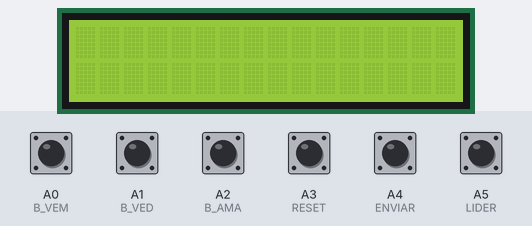
Bench run of a sketch on a simulated Arduino Mega 2560, built with avr-gcc and run on an emulated ATmega2560. On the bench: 16×2 character LCD. The test bench sets the inputs (shaded band); at power-on: A0 (B_VEM), A1 (B_VED), A2 (B_AMA), A3 (RESET), A4 (ENVIAR), A5 (LIDER) HIGH.

Above: at 1.2 s.
1.3 s: A0 (B_VEM) pulled LOW for 0.15 s
At 2.5 s:
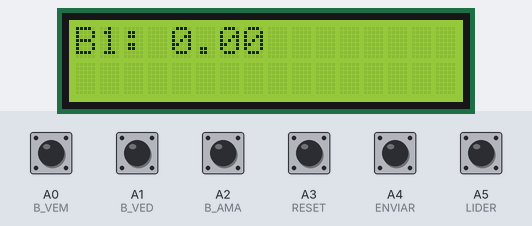
2.9 s: A3 (RESET) pulled LOW for 0.15 s
At 4.1 s:
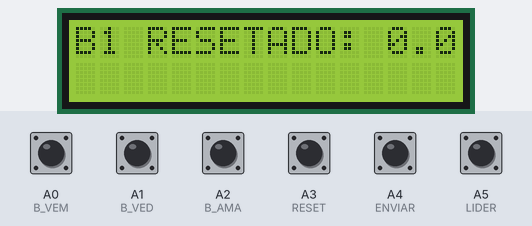
4.5 s: A5 (LIDER) pulled LOW for 0.15 s
At 5.1 s:
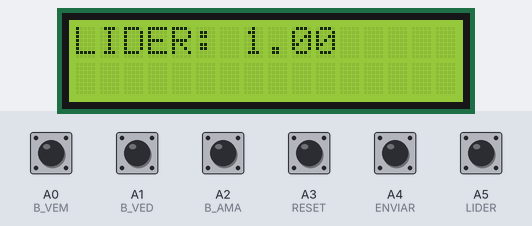
6.1 s: A1 (B_VED) pulled LOW for 0.15 s
At 7.3 s:
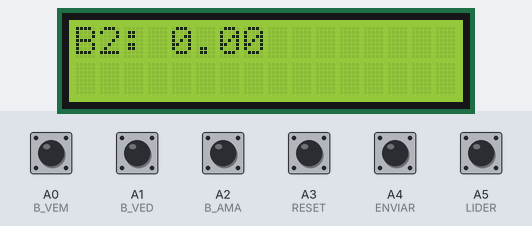
7.7 s: A2 (B_AMA) pulled LOW for 0.15 s
At 8.7 s:
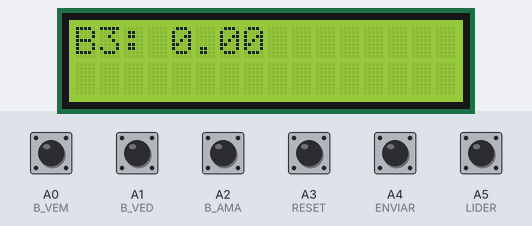
9.3 s: A3 (RESET) pulled LOW for 1 s
At 10.2 s:
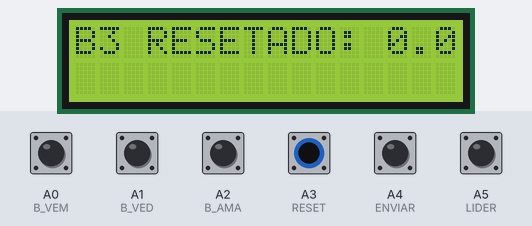
Timing chart, 0 to 12.3 s (numbered marks = the images above; inputs shaded):
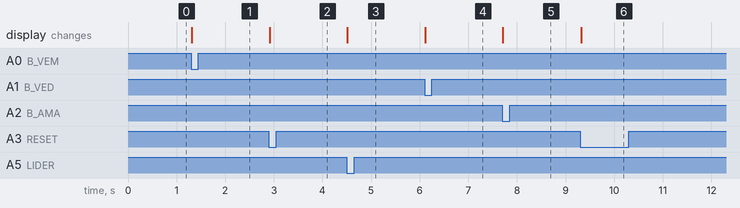

Measured:
- after the input at 1.3 s, the display: changes at once (image 1)
- after the input at 2.9 s, the display: changes at once (image 2)
- after the input at 4.5 s, the display: changes at once (image 3)
- after the input at 6.1 s, the display: changes at once (image 4)
- after the input at 7.7 s, the display: changes at once (image 5)
- after the input at 9.3 s, the display: changes at once (image 6)

The sketch:

sketch.ino
```cpp
// Lhaíslla E. Cavalcanti
// Objetivo: Coletar dado da Balança de aditivos

//Bibliotecas para armazenar em um cartão de memória

#include <SPI.h>
#include <Wire.h>
#include <LiquidCrystal_I2C.h>
#include <SD.h>
#include "RTClib.h"

RTC_DS1307 rtc; // Inicializa o objeto para o RTC DS3231

LiquidCrystal_I2C lcd(0x27, 16, 2);  // Endereço 0x27 para o LCD 16x2
#define B_VEM     A0
#define B_VED     A1
#define B_AMA     A2
#define RESET     A3
#define ENVIAR    A4
#define LIDER     A5
#define CS_PIN    10

File dataFileB1;
File dataFileB2;
File dataFileB3;

float b1 = 0.0;
float b2 = 0.0;
float b3 = 0.0;
int lider = 0;
int ultimoBotaoPressionado = -1;
int contadorB1 = 0;
int contadorB2 = 0;
int contadorB3 = 0;
float somaB1 = 0.0;
float somaB2 = 0.0;
float somaB3 = 0.0;
bool enviado = false;

void atualizarLCD(String prefixo, float valor) {
  lcd.clear();
  lcd.setCursor(0, 0);
  lcd.print(prefixo);
  lcd.print(valor, 2);  // Ajusta a precisão dos floats para 2 casas decimais
}

void exibirErroSD(String mensagem) {
  lcd.clear();
  lcd.print("Erro no cartao SD:");
  lcd.setCursor(0, 1);
  lcd.print(mensagem);
}

void gravarNoSD(String nomeArquivo, int contador, float valor, float soma) {
  File arquivo = SD.open(nomeArquivo, FILE_WRITE);
  if (arquivo) {
    arquivo.print(nomeArquivo.substring(0, 2) + "/" + nomeArquivo.substring(3, 5) + "/" + nomeArquivo.substring(6, 10) + "_");
    arquivo.print("contador = ");
    arquivo.print(contador);
    arquivo.print("; valor = ");
    arquivo.print(valor);
    arquivo.print("; soma = ");
    arquivo.println(soma);
    arquivo.close();
  } else {
    exibirErroSD("Erro ao escrever " + nomeArquivo);
  }
}

void setup() {
  Serial.begin(9600);
  pinMode(B_VEM, INPUT_PULLUP);
  pinMode(B_VED, INPUT_PULLUP);
  pinMode(B_AMA, INPUT_PULLUP);
  pinMode(RESET, INPUT_PULLUP);
  pinMode(LIDER, INPUT_PULLUP);
  pinMode(ENVIAR, INPUT_PULLUP);

  lcd.begin(16, 2);
  lcd.backlight();

  if (!rtc.begin()) {
    lcd.clear();
    lcd.print("RTC sem conexao");
    lcd.setCursor(0, 1);
    lcd.print("Alerta conexoes!");
    while (1);
  }

  if (0) {
    lcd.clear();
    lcd.print("RTC perdeu energia,");
    lcd.setCursor(0, 1);
    lcd.print("ajuste a data e hora!");
    rtc.adjust(DateTime(F(__DATE__), F(__TIME__)));
  }
}

void loop() {
  if (digitalRead(B_VEM) == LOW) {
    b1 = digitalRead(B_VEM);
    ultimoBotaoPressionado = B_VEM;
    contadorB1++;
    somaB1 += b1;
    atualizarLCD("B1: ", b1);
    delay(1000);
  } else if (digitalRead(B_VED) == LOW) {
    b2 = digitalRead(B_VED);
    ultimoBotaoPressionado = B_VED;
    contadorB2++;
    somaB2 += b2;
    atualizarLCD("B2: ", b2);
    delay(1000);
  } else if (digitalRead(B_AMA) == LOW) {
    b3 = digitalRead(B_AMA);
    ultimoBotaoPressionado = B_AMA;
    contadorB3++;
    somaB3 += b3;
    atualizarLCD("B3: ", b3);
    delay(1000);
  } else if (digitalRead(RESET) == LOW) {
    if (ultimoBotaoPressionado == B_VEM) {
      somaB1 -= b1; // Subtrai o último valor de b1 da soma
      contadorB1--; // Decrementa o contador
      b1 = 0.0; // Reseta o valor de b1
      atualizarLCD("B1 RESETADO: ", b1);
    } else if (ultimoBotaoPressionado == B_VED) {
      somaB2 -= b2; // Subtrai o último valor de b2 da soma
      contadorB2--; // Decrementa o contador
      b2 = 0.0; // Reseta o valor de b2
      atualizarLCD("B2 RESETADO: ", b2);
    } else if (ultimoBotaoPressionado == B_AMA) {
      somaB3 -= b3; // Subtrai o último valor de b3 da soma
      contadorB3--; // Decrementa o contador
      b3 = 0.0; // Reseta o valor de b3
      atualizarLCD("B3 RESETADO: ", b3);
    }
  } else if (digitalRead(LIDER) == LOW) {
    lider = 1 - lider;
    atualizarLCD("LIDER: ", lider);
    delay(1000);
  } else if (digitalRead(ENVIAR) == LOW && !enviado) {
    enviado = true;
    if (ultimoBotaoPressionado == B_VEM) {
      gravarNoSD("B1.txt", contadorB1, b1, somaB1);
    } else if (ultimoBotaoPressionado == B_VED) {
      gravarNoSD("B2.txt", contadorB2, b2, somaB2);
    } else if (ultimoBotaoPressionado == B_AMA) {
      gravarNoSD("B3.txt", contadorB3, b3, somaB3);
    }
    delay(1000);
  } else if (digitalRead(ENVIAR) == HIGH) {
    enviado = false;
  }
}
```
